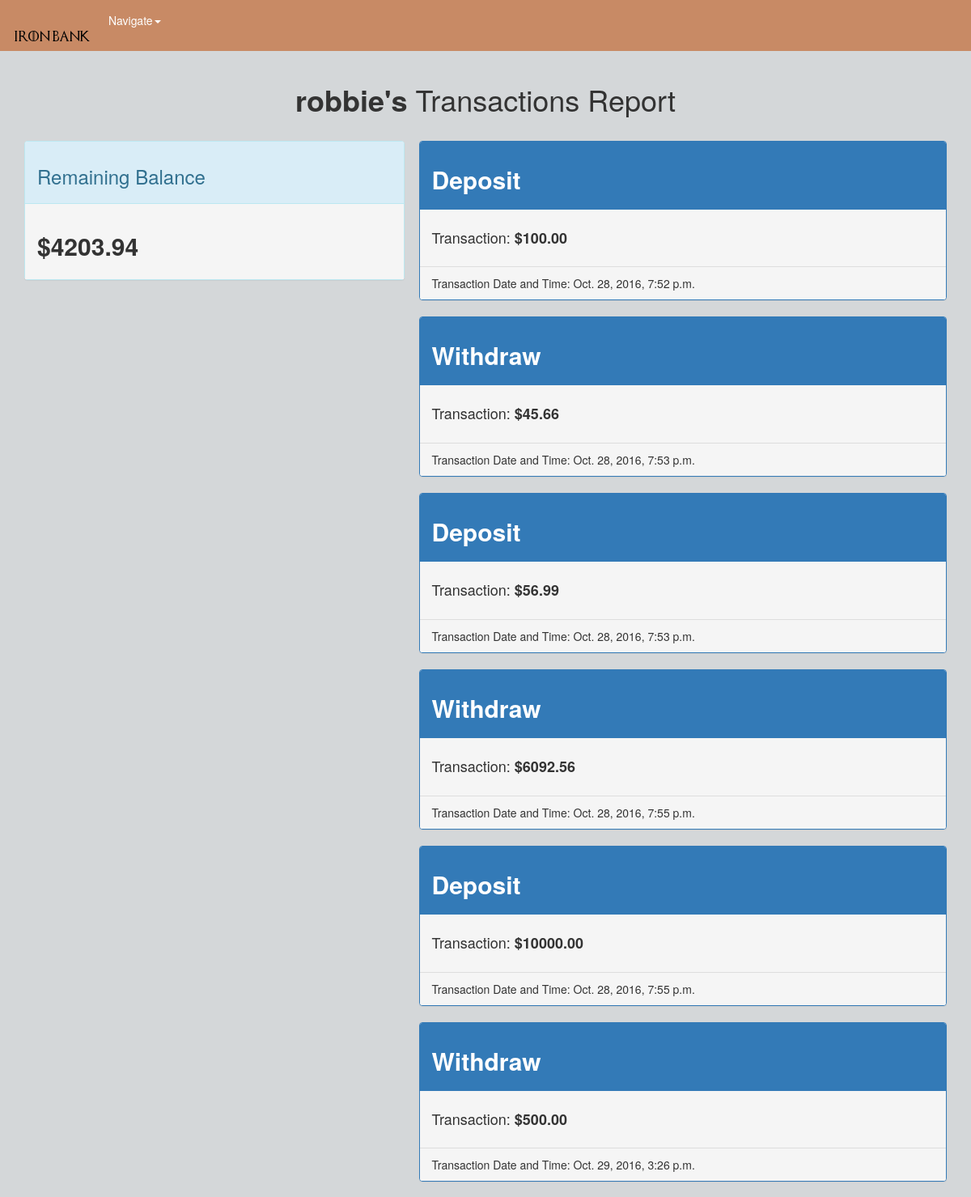
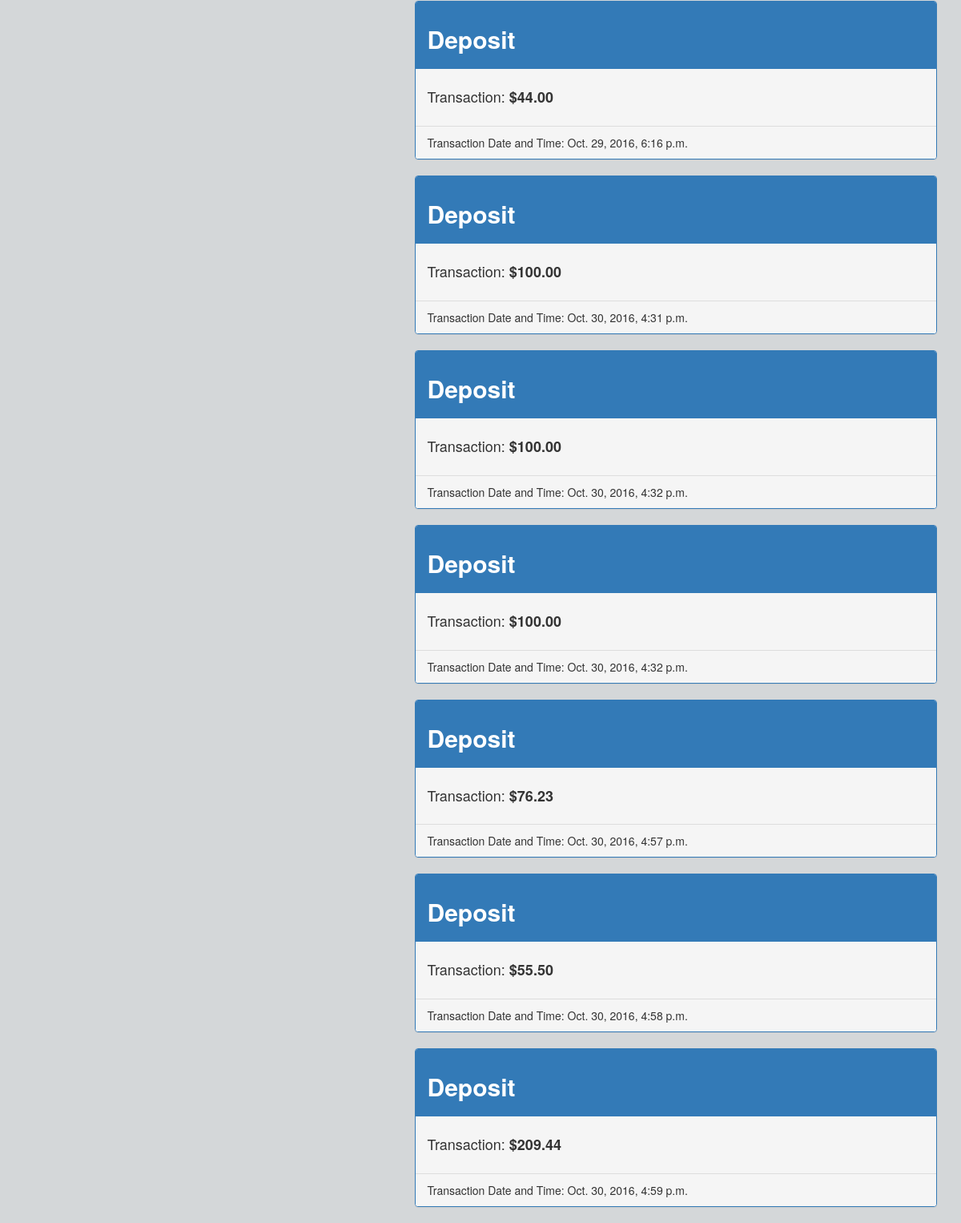
Page /account/1/ (signed in) on the earlier database version (2 pictures, top to bottom).
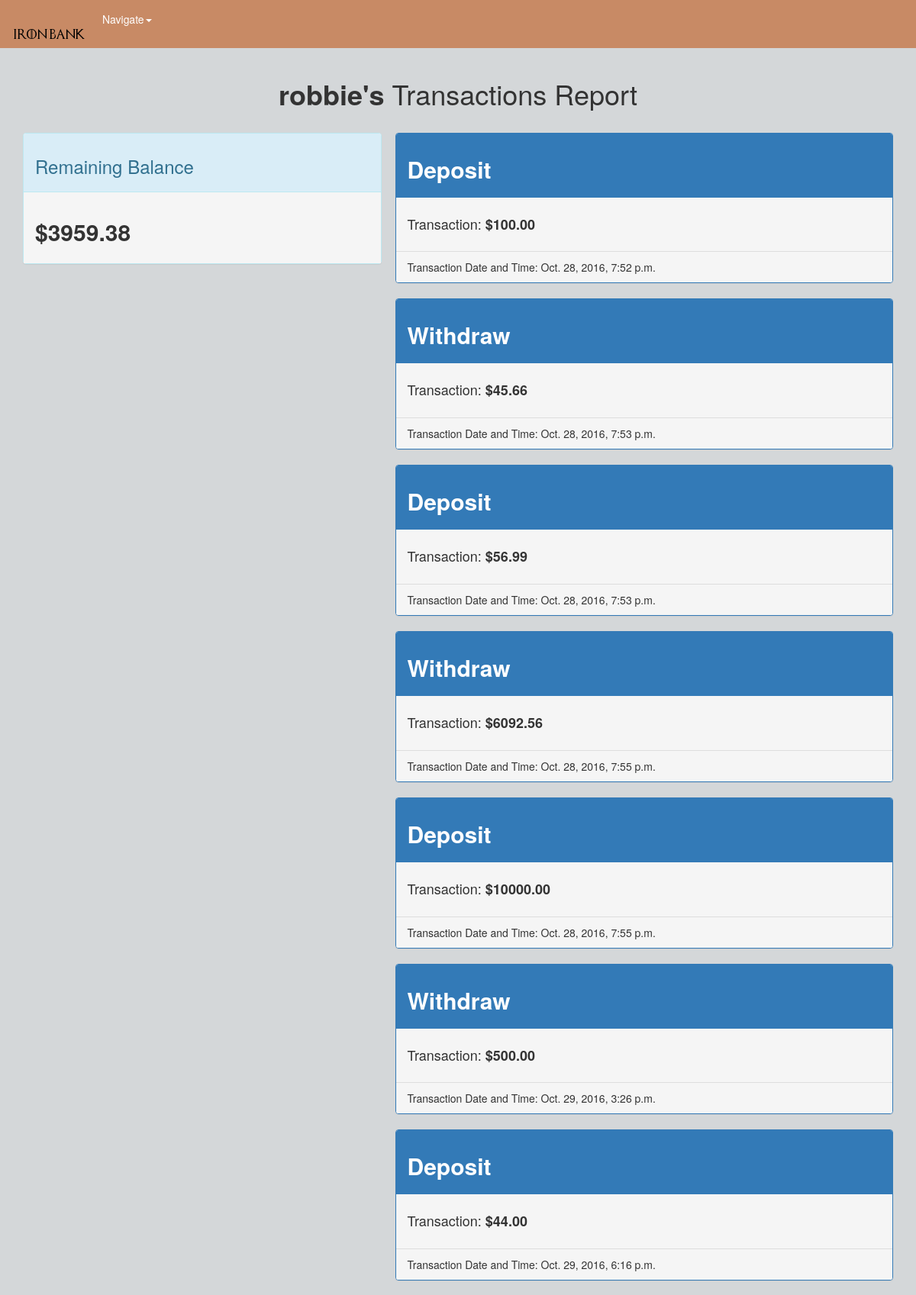
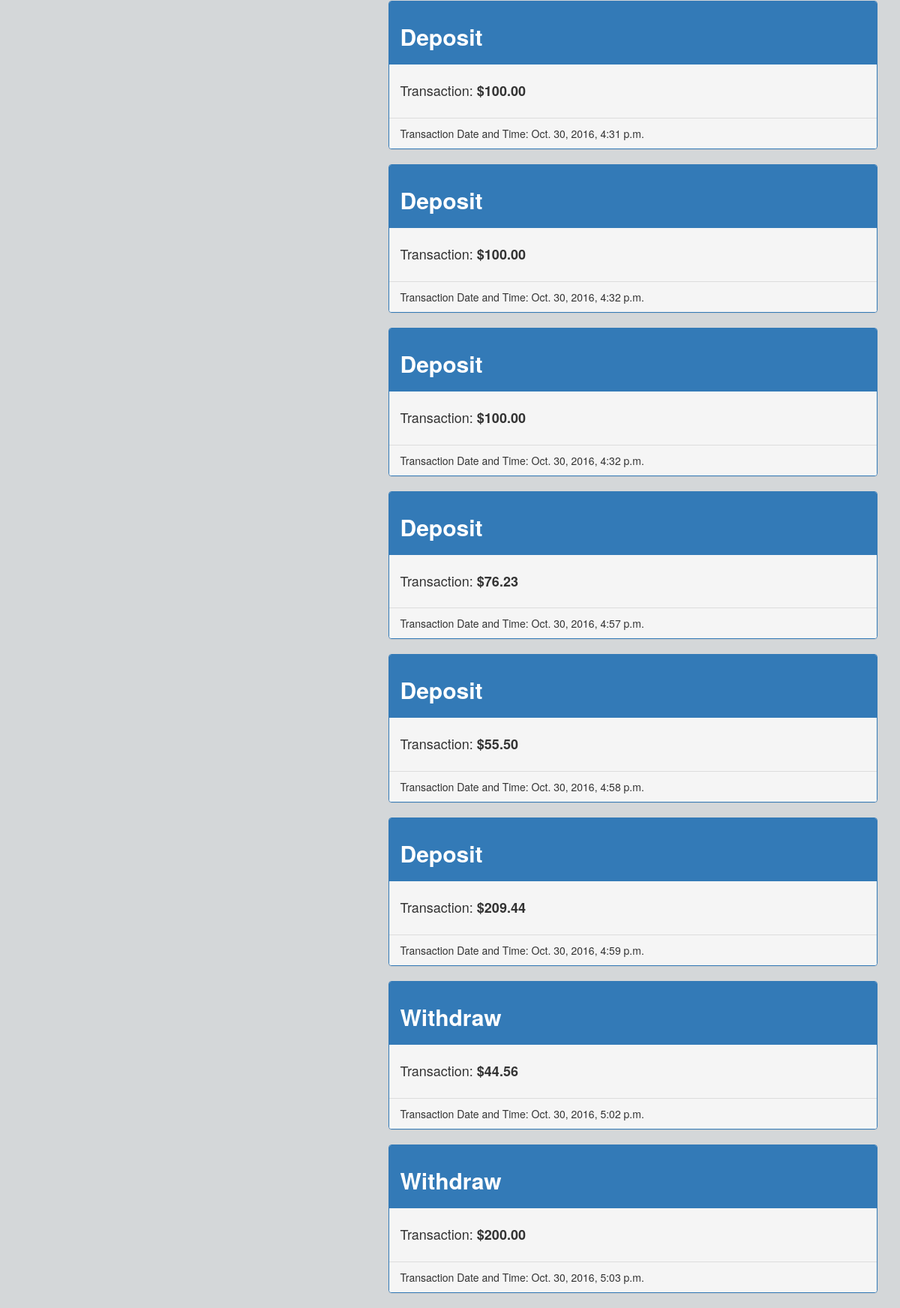
Same page on the later database version (2 pictures, top to bottom).
### bank/models.py (models this page shows)
class Profile(models.Model):
    user = models.OneToOneField('auth.User')
    @property
    def balance(self):
        deposit_total = 0
        withdraw_total = 0
        transactions = Transaction.objects.filter(user=self.user)
        for transaction in transactions:
            if transaction.operator1 =='D':
                deposit_total += transaction.num1
            else:
                withdraw_total += transaction.num1
        return round(deposit_total - withdraw_total, 2)

class Transaction(models.Model):
    user = models.ForeignKey('auth.User')
    num1 = models.FloatField()
    operator1 = models.CharField(max_length=1, choices=OPTION)
    created = models.DateTimeField(auto_now_add=True)

### bank/views.py (the view)
# urls.py: url(r'^account/(?P<pk>\d+)/$', TransactionDetailView.as_view(), name="transaction_detail_view"),
class TransactionDetailView(ListView):
    model = Transaction
    def get_context_data(self, **kwargs):
        context = super().get_context_data(**kwargs)
        context['accounts'] = Transaction.objects.all()
        return context

### templates/bank/transaction_list.html
{% extends 'base.html' %}
{% block content %}
 <br>
  <h1><b>{{ request.user }}'s</b> Transactions Report</h1>
  <br>
  <div class="row">
    <div class="col-md-5">
      <div class="panel panel-info">
        <div class="panel-heading">
          <h3>Remaining Balance</h3>
        </div>
        <div class="panel-body">
          <h2><b>${{ request.user.profile.balance|floatformat:2 }}</b></h2>
        </div>
      </div>
    </div>
  </div>
    {% for account in accounts %}
      {% if request.user == account.user %}
      <div class="profile_info">
        <div class="row">
          <div class="col-md-7">
            <div class="panel panel-primary">
              <div class="panel-heading">
                <h2><b>{{ account.get_operator1_display }}</b></h2>
              </div>
              <div class="panel-body">
                <h4>Transaction: <b>${{ account.num1|floatformat:2 }}</b></h4>
              </div>
              <div class="panel-footer">
                Transaction Date and Time:  {{ account.created }}
              </div>
            </div>
          </div>
        </div>
    {% endif %}
  {% endfor %}
  </div>
{% endblock %}

Differences in the rows shown:
added Transaction: operator1 "Withdraw", num1 "44.56", created "Oct. 30, 2016, 5:02 p.m."
added Transaction: operator1 "Withdraw", num1 "200.00", created "Oct. 30, 2016, 5:03 p.m."
Other differences:
{{ request.user.profile.balance|floatformat:2 }}: "4203.94" → "3959.38"
